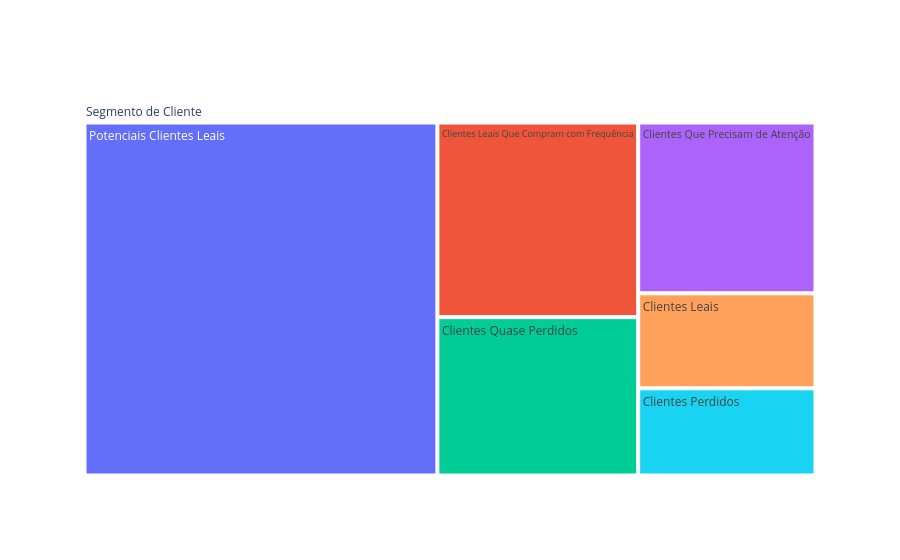

The notebook cell saved with this chart:
### Code cell
# Agora o dashboard interativo com os segmentos de clientes
fig = go.Figure(go.Treemap(
    labels = rfm_level_ag['Segmento de Cliente'],
    parents = ['Segmento de Cliente', 
               'Segmento de Cliente', 
               'Segmento de Cliente', 
               'Segmento de Cliente', 
               'Segmento de Cliente', 
               'Segmento de Cliente', 
               'Segmento de Cliente'],  
    values = rfm_level_ag[('Monetary', 'count')]))
fig.show()

### Figure 1 — Plotly figure (JSON) as saved in the notebook; plotly's stock layout.template omitted (floating-point values rounded to 4 significant figures)
{"data": [{"labels": ["Clientes Leais", "Clientes Leais Que Compram com Frequência", "Clientes Perdidos", "Clientes Quase Perdidos", "Clientes Que Precisam de Atenção", "Potenciais Clientes Leais"], "parents": ["Segmento de Cliente", "Segmento de Cliente", "Segmento de Cliente", "Segmento de Cliente", "Segmento de Cliente", "Segmento de Cliente", "Segmento de Cliente"], "type": "treemap", "values": [6141, 14249, 5638, 11595, 11043, 45421]}], "layout": {"autosize": true}}
